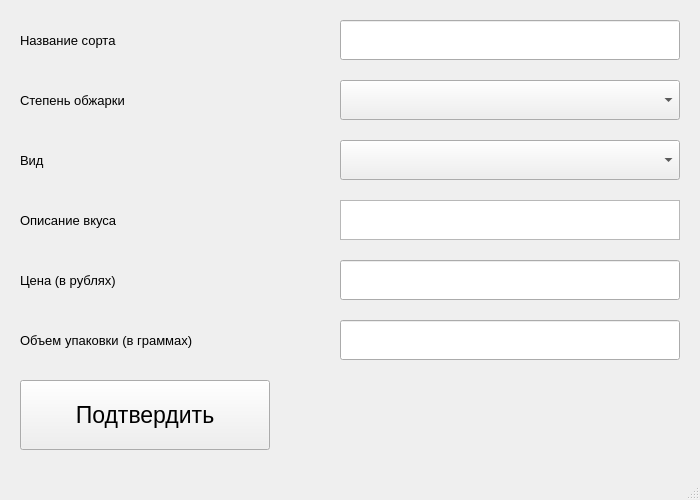
<?xml version="1.0" encoding="UTF-8"?>
<ui version="4.0">
 <class>MainWindow</class>
 <widget class="QMainWindow" name="MainWindow">
  <property name="geometry">
   <rect>
    <x>0</x>
    <y>0</y>
    <width>700</width>
    <height>500</height>
   </rect>
  </property>
  <property name="windowTitle">
   <string>Кофе</string>
  </property>
  <widget class="QWidget" name="centralwidget">
   <widget class="QLineEdit" name="title">
    <property name="geometry">
     <rect>
      <x>340</x>
      <y>20</y>
      <width>340</width>
      <height>40</height>
     </rect>
    </property>
    <property name="font">
     <font>
      <pointsize>10</pointsize>
     </font>
    </property>
   </widget>
   <widget class="QLabel" name="label_2">
    <property name="geometry">
     <rect>
      <x>20</x>
      <y>20</y>
      <width>300</width>
      <height>40</height>
     </rect>
    </property>
    <property name="font">
     <font>
      <pointsize>10</pointsize>
     </font>
    </property>
    <property name="text">
     <string>Название сорта</string>
    </property>
   </widget>
   <widget class="QLabel" name="label_3">
    <property name="geometry">
     <rect>
      <x>20</x>
      <y>80</y>
      <width>300</width>
      <height>40</height>
     </rect>
    </property>
    <property name="font">
     <font>
      <pointsize>10</pointsize>
     </font>
    </property>
    <property name="text">
     <string>Степень обжарки</string>
    </property>
   </widget>
   <widget class="QLabel" name="label_4">
    <property name="geometry">
     <rect>
      <x>20</x>
      <y>140</y>
      <width>300</width>
      <height>40</height>
     </rect>
    </property>
    <property name="font">
     <font>
      <pointsize>10</pointsize>
     </font>
    </property>
    <property name="text">
     <string>Вид</string>
    </property>
   </widget>
   <widget class="QLabel" name="label_5">
    <property name="geometry">
     <rect>
      <x>20</x>
      <y>200</y>
      <width>300</width>
      <height>40</height>
     </rect>
    </property>
    <property name="font">
     <font>
      <pointsize>10</pointsize>
     </font>
    </property>
    <property name="text">
     <string>Описание вкуса</string>
    </property>
   </widget>
   <widget class="QLineEdit" name="price">
    <property name="geometry">
     <rect>
      <x>340</x>
      <y>260</y>
      <width>340</width>
      <height>40</height>
     </rect>
    </property>
    <property name="font">
     <font>
      <pointsize>10</pointsize>
     </font>
    </property>
   </widget>
   <widget class="QLabel" name="label_6">
    <property name="geometry">
     <rect>
      <x>20</x>
      <y>260</y>
      <width>300</width>
      <height>40</height>
     </rect>
    </property>
    <property name="font">
     <font>
      <pointsize>10</pointsize>
     </font>
    </property>
    <property name="text">
     <string>Цена (в рублях)</string>
    </property>
   </widget>
   <widget class="QLineEdit" name="volume">
    <property name="geometry">
     <rect>
      <x>340</x>
      <y>320</y>
      <width>340</width>
      <height>40</height>
     </rect>
    </property>
    <property name="font">
     <font>
      <pointsize>10</pointsize>
     </font>
    </property>
   </widget>
   <widget class="QLabel" name="label_7">
    <property name="geometry">
     <rect>
      <x>20</x>
      <y>320</y>
      <width>300</width>
      <height>40</height>
     </rect>
    </property>
    <property name="font">
     <font>
      <pointsize>10</pointsize>
     </font>
    </property>
    <property name="text">
     <string>Объем упаковки (в граммах)</string>
    </property>
   </widget>
   <widget class="QPushButton" name="confirmButton">
    <property name="geometry">
     <rect>
      <x>20</x>
      <y>380</y>
      <width>250</width>
      <height>70</height>
     </rect>
    </property>
    <property name="font">
     <font>
      <pointsize>17</pointsize>
     </font>
    </property>
    <property name="text">
     <string>Подтвердить</string>
    </property>
   </widget>
   <widget class="QComboBox" name="roast">
    <property name="geometry">
     <rect>
      <x>340</x>
      <y>80</y>
      <width>340</width>
      <height>40</height>
     </rect>
    </property>
    <property name="font">
     <font>
      <pointsize>10</pointsize>
     </font>
    </property>
   </widget>
   <widget class="QComboBox" name="types">
    <property name="geometry">
     <rect>
      <x>340</x>
      <y>140</y>
      <width>340</width>
      <height>40</height>
     </rect>
    </property>
    <property name="font">
     <font>
      <pointsize>10</pointsize>
     </font>
    </property>
   </widget>
   <widget class="QPlainTextEdit" name="taste">
    <property name="geometry">
     <rect>
      <x>340</x>
      <y>200</y>
      <width>340</width>
      <height>40</height>
     </rect>
    </property>
    <property name="font">
     <font>
      <pointsize>10</pointsize>
     </font>
    </property>
   </widget>
  </widget>
  <widget class="QMenuBar" name="menubar">
   <property name="geometry">
    <rect>
     <x>0</x>
     <y>0</y>
     <width>700</width>
     <height>22</height>
    </rect>
   </property>
  </widget>
  <widget class="QStatusBar" name="statusbar"/>
 </widget>
 <resources/>
 <connections/>
</ui>
